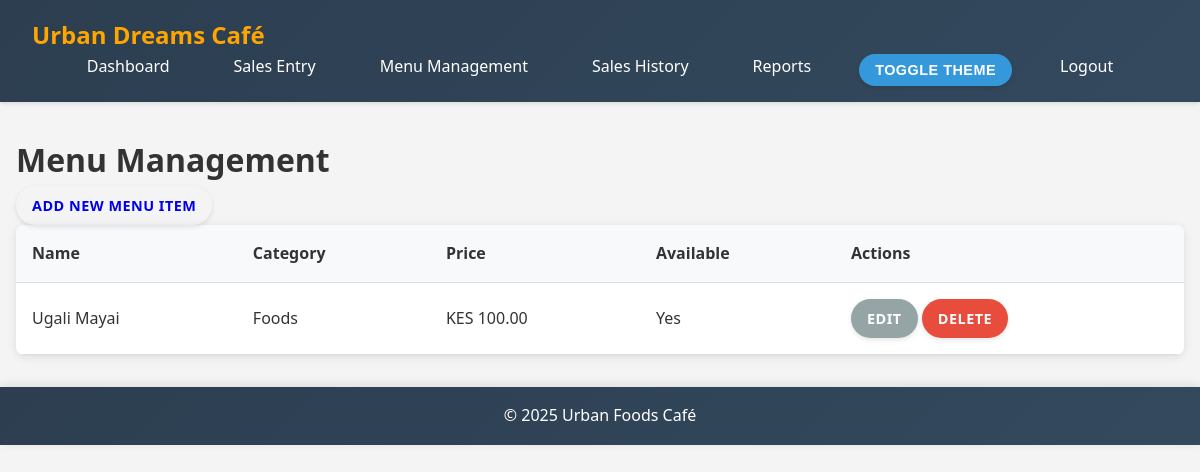
The app's page /menu/ (signed in) with its own data.
### sales/models.py (models this page shows, shortened)
class MenuItem(models.Model):
    CATEGORY_CHOICES = [
        ('Beverages', 'Beverages'),
        ('Foods', 'Foods'),
        ('Snacks', 'Snacks'),
        ('Combo Meals', 'Combo Meals'),
    ]
    name = models.CharField(max_length=100)
    category = models.CharField(max_length=50, choices=CATEGORY_CHOICES)
    unit_price = models.DecimalField(max_digits=8, decimal_places=2)
    description = models.TextField(blank=True, null=True)
    image = models.ImageField(upload_to='menu_images/', blank=True, null=True)
    is_available = models.BooleanField(default=True)
    created_at = models.DateTimeField(auto_now_add=True)
    updated_at = models.DateTimeField(auto_now=True)

### sales/views.py (the view)
# urls.py: path('menu/', views.MenuItemListView.as_view(), name='menu_list'),
class MenuItemListView(LoginRequiredMixin, ListView):
    model = MenuItem
    template_name = 'menu_list.html'
    context_object_name = 'menu_items'
    def get_queryset(self):
        return MenuItem.objects.all().order_by('category', 'name')

### sales/templates/menu_list.html (shortened to what this page needs)
{% extends 'base.html' %}
{% block content %}
<h1>Menu Management</h1>
<a href="{% url 'menu_add' %}" class="btn">Add New Menu Item</a>
<table>
    <thead>
        <tr>
            <th>Name</th>
            <th>Category</th>
            <th>Price</th>
            <th>Available</th>
            <th>Actions</th>
        </tr>
    </thead>
    <tbody>
        {% for item in menu_items %}
        <tr>
            <td>{{ item.name }}</td>
            <td>{{ item.category }}</td>
            <td>KES {{ item.unit_price }}</td>
            <td>{% if item.is_available %}Yes{% else %}No{% endif %}</td>
            <td>
                <a href="{% url 'menu_edit' item.pk %}" class="btn btn-secondary">Edit</a>
                <a href="{% url 'menu_delete' item.pk %}" class="btn btn-danger">Delete</a>
            </td>
        </tr>
        {% empty %}
        <tr>
            <td colspan="5">No menu items found.</td>
        </tr>
        {% endfor %}
    </tbody>
</table>
{% endblock %}

### sales/static/sales/css/styles.css (style rules this page uses)
* { margin: 0; padding: 0; box-sizing: border-box; }
body { font-family: 'Segoe UI', Tahoma, Geneva, Verdana, sans-serif; line-height: 1.6; color: #333; background-color: #f4f4f4; }
.btn { display: inline-block; padding: 0.5rem 1rem; border: none; border-radius: 25px; cursor: pointer; font-size: 0.9rem; text-decoration: none; text-align: center; transition: all 0.3s ease; box-shadow: 0 2px 5px rgba(0, 0, 0, 0.1); font-weight: 600; text-transform: uppercase; letter-spacing: 0.5px; }
.btn-secondary { background-color: #95a5a6; color: white; }
.btn-danger { background-color: #e74c3c; color: white; }
table { width: 100%; border-collapse: collapse; background-color: white; box-shadow: 0 2px 10px rgba(0, 0, 0, 0.1); border-radius: 8px; overflow: hidden; }
th, td { padding: 1rem; text-align: left; border-bottom: 1px solid #ddd; }
th { background-color: #f8f9fa; font-weight: bold; }

### records on screen
MenuItem: name "Ugali Mayai", category "Foods", unit_price "100.00", is_available "Yes"
